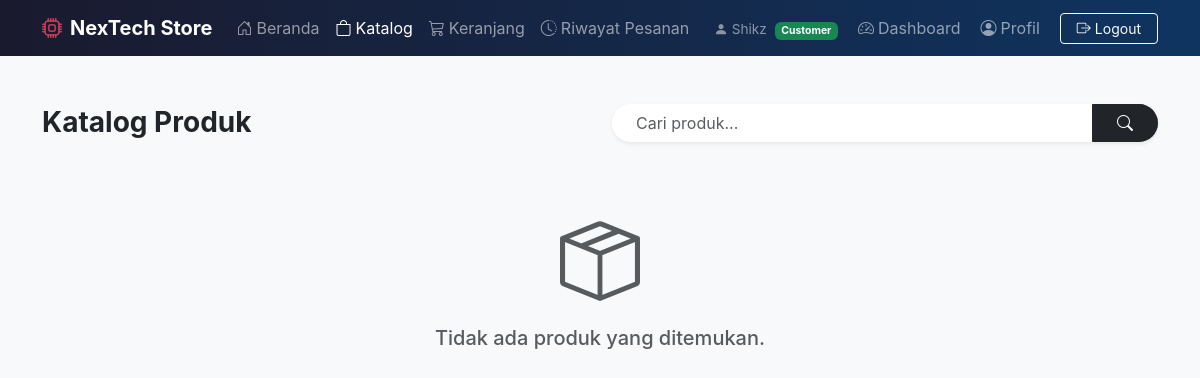
Before: /app/views/customer/catalog.php (signed in) with the older database file.
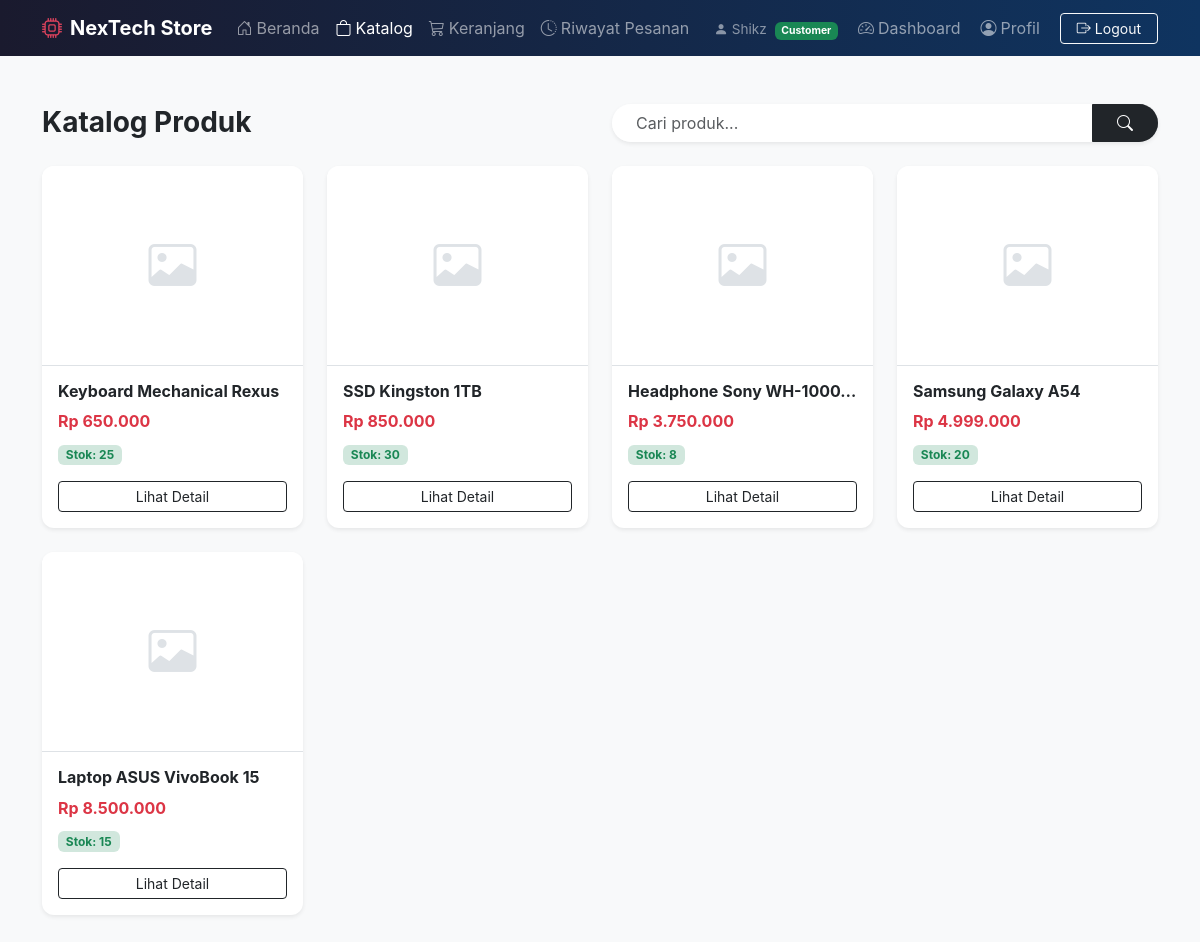
After: the same page with the newer database file.
### tables this page shows
CREATE TABLE `products` (
  `id` int(11) NOT NULL,
  `nama` varchar(200) NOT NULL,
  `harga` decimal(15,2) NOT NULL DEFAULT 0.00,
  `stok` int(11) NOT NULL DEFAULT 0,
  `deskripsi` text DEFAULT NULL,
  `gambar` varchar(255) DEFAULT NULL,
  `created_at` timestamp NOT NULL DEFAULT current_timestamp()
);

### app/core/Database.php (called while the page is built, shortened)
<?php
class Database
{
    private $host = "localhost";
    private $dbname = "nextech_store";
    private $username = "root";
    private $password = "";
    public function __construct()
    {
        try {
            $this->conn = new PDO(
                "mysql:host={$this->host};dbname={$this->dbname};charset=utf8",
                $this->username,
                $this->password
            );
        } catch (PDOException $e) {
            die("Koneksi database gagal : " . $e->getMessage());
        }
    }
}

### app/models/ProductModel.php (called while the page is built, shortened)
<?php
class ProductModel extends Model
{
    public function getAllProducts($search = '', $limit = null, $offset = 0)
    {
        $db = $this->getConnection();
        $sql = "SELECT * FROM products";
        $params = [];
        $sql .= " ORDER BY id DESC";
        if ($limit !== null) {
            $sql .= " LIMIT ? OFFSET ?";
            $stmt = $db->prepare($sql);
            $i = 1;
            foreach ($params as $param) {
                $stmt->bindValue($i++, $param, PDO::PARAM_STR);
            }
            $stmt->bindValue($i++, (int)$limit, PDO::PARAM_INT);
            $stmt->bindValue($i++, (int)$offset, PDO::PARAM_INT);
            $stmt->execute();
            return $stmt->fetchAll(PDO::FETCH_ASSOC);
        } else {
            $stmt = $db->prepare($sql);
            $stmt->execute($params);
            return $stmt->fetchAll(PDO::FETCH_ASSOC);
        }
    }
}

### app/controllers/CustomerController.php (called while the page is built, shortened)
<?php
require_once __DIR__ . '/../models/ProductModel.php';
class CustomerController extends Controller
{
    private $productModel;
    public function __construct()
    {
        $this->productModel = new ProductModel();
    }
    public function catalog()
    {
        $search = isset($_GET['search']) ? trim($_GET['search']) : '';
        $products = $this->productModel->getAllProducts($search);
        return [
            'products' => $products,
            'search' => $search
        ];
    }
}

### app/views/customer/catalog.php (the view, shortened to what the changed rows need)
<?php
require_once '../../controllers/CustomerController.php';
$controller = new CustomerController();
$viewData = $controller->catalog();
$products = $viewData['products'];
?>
<!DOCTYPE html>
<html lang="id">
<head>
    <link href="https://cdn.jsdelivr.net/npm/bootstrap@5.3.3/dist/css/bootstrap.min.css" rel="stylesheet">
    <link rel="stylesheet" href="https://cdn.jsdelivr.net/npm/bootstrap-icons@1.11.3/font/bootstrap-icons.min.css">
</head>
<body>
    <?php require_once "../layout/navbar.php"; ?>
    <div class="container py-5">
        <div class="row g-4">
            <?php if (empty($products)): ?>
                <div class="col-12 text-center py-5">
                    <i class="bi bi-box-seam display-1 text-muted mb-3 d-block"></i>
                    <h5 class="text-muted">Tidak ada produk yang ditemukan.</h5>
                </div>
            <?php else: ?>
                <?php foreach ($products as $product): ?>
                    <div class="col-md-3">
                        <div class="card product-card shadow-sm">
                            <div class="product-img-wrapper border-bottom">
                                <?php if (!empty($product['gambar']) && file_exists(__DIR__ . '/../../../public/uploads/' . $product['gambar'])): ?>
                                    <img src="../../../public/uploads/<?= htmlspecialchars($product['gambar']) ?>" alt="<?= htmlspecialchars($product['nama']) ?>" class="product-img">
                                <?php else: ?>
                                    <i class="bi bi-image placeholder-img"></i>
                                <?php endif; ?>
                            </div>
                            <div class="card-body d-flex flex-column">
                                <h6 class="card-title fw-bold text-truncate" title="<?= htmlspecialchars($product['nama']) ?>"><?= htmlspecialchars($product['nama']) ?></h6>
                                <p class="text-danger fw-bold mb-2">Rp <?= number_format($product['harga'], 0, ',', '.') ?></p>
                                <div class="mb-3">
                                    <?php if ($product['stok'] > 0): ?>
                                        <span class="badge bg-success-subtle text-success">Stok: <?= $product['stok'] ?></span>
                                    <?php else: ?>
                                        <span class="badge bg-danger-subtle text-danger">Habis</span>
                                    <?php endif; ?>
                                </div>
                                <a href="detail.php?id=<?= $product['id'] ?>" class="btn btn-outline-dark w-100 mt-auto btn-sm">Lihat Detail</a>
                            </div>
                        </div>
                    </div>
                <?php endforeach; ?>
            <?php endif; ?>
        </div>
    </div>
</body>
</html>

Changed rows visible on the page:
added products: nama "Keyboard Mechanical Rexus", harga "650.000", stok "25"
added products: nama "SSD Kingston 1TB", harga "850.000", stok "30"
added products: nama "Headphone Sony WH-1000…", harga "3.750.000", stok "8"
added products: nama "Samsung Galaxy A54", harga "4.999.000", stok "20"
added products: nama "Laptop ASUS VivoBook 15", harga "8.500.000", stok "15"
Other visible differences:
text no longer shown: "Tidak ada produk yang ditemukan."
